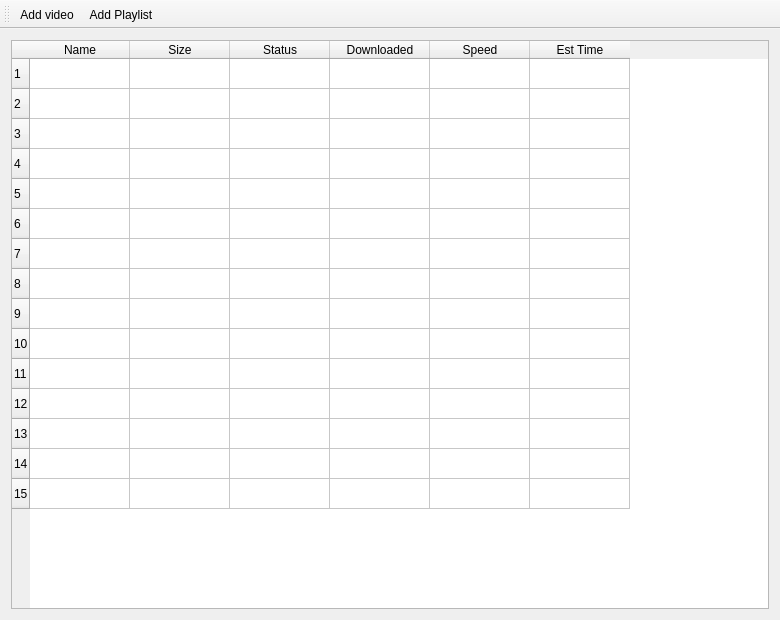
<?xml version="1.0" encoding="UTF-8"?>
<ui version="4.0">
 <class>MainWindow</class>
 <widget class="QMainWindow" name="MainWindow">
  <property name="geometry">
   <rect>
    <x>0</x>
    <y>0</y>
    <width>780</width>
    <height>620</height>
   </rect>
  </property>
  <property name="windowTitle">
   <string>MainWindow</string>
  </property>
  <widget class="QWidget" name="centralWidget">
   <property name="sizePolicy">
    <sizepolicy hsizetype="MinimumExpanding" vsizetype="MinimumExpanding">
     <horstretch>0</horstretch>
     <verstretch>0</verstretch>
    </sizepolicy>
   </property>
   <layout class="QHBoxLayout" name="horizontalLayout">
    <item>
     <widget class="QTableWidget" name="tableWidget">
      <property name="sizePolicy">
       <sizepolicy hsizetype="MinimumExpanding" vsizetype="Expanding">
        <horstretch>0</horstretch>
        <verstretch>0</verstretch>
       </sizepolicy>
      </property>
      <property name="frameShadow">
       <enum>QFrame::Sunken</enum>
      </property>
      <property name="sizeAdjustPolicy">
       <enum>QAbstractScrollArea::AdjustToContents</enum>
      </property>
      <property name="sortingEnabled">
       <bool>true</bool>
      </property>
      <property name="cornerButtonEnabled">
       <bool>true</bool>
      </property>
      <property name="rowCount">
       <number>15</number>
      </property>
      <property name="columnCount">
       <number>6</number>
      </property>
      <attribute name="horizontalHeaderCascadingSectionResizes">
       <bool>true</bool>
      </attribute>
      <attribute name="horizontalHeaderShowSortIndicator" stdset="0">
       <bool>true</bool>
      </attribute>
      <attribute name="horizontalHeaderStretchLastSection">
       <bool>false</bool>
      </attribute>
      <attribute name="verticalHeaderVisible">
       <bool>true</bool>
      </attribute>
      <attribute name="verticalHeaderCascadingSectionResizes">
       <bool>true</bool>
      </attribute>
      <attribute name="verticalHeaderHighlightSections">
       <bool>false</bool>
      </attribute>
      <attribute name="verticalHeaderShowSortIndicator" stdset="0">
       <bool>false</bool>
      </attribute>
      <attribute name="verticalHeaderStretchLastSection">
       <bool>false</bool>
      </attribute>
      <row/>
      <row/>
      <row/>
      <row/>
      <row/>
      <row/>
      <row/>
      <row/>
      <row/>
      <row/>
      <row/>
      <row/>
      <row/>
      <row/>
      <row/>
      <column>
       <property name="text">
        <string>Name</string>
       </property>
      </column>
      <column>
       <property name="text">
        <string>Size</string>
       </property>
      </column>
      <column>
       <property name="text">
        <string>Status</string>
       </property>
      </column>
      <column>
       <property name="text">
        <string>Downloaded</string>
       </property>
      </column>
      <column>
       <property name="text">
        <string>Speed</string>
       </property>
      </column>
      <column>
       <property name="text">
        <string>Est Time</string>
       </property>
      </column>
     </widget>
    </item>
   </layout>
  </widget>
  <widget class="QToolBar" name="toolBar">
   <property name="windowTitle">
    <string>toolBar</string>
   </property>
   <property name="allowedAreas">
    <set>Qt::AllToolBarAreas</set>
   </property>
   <property name="iconSize">
    <size>
     <width>72</width>
     <height>72</height>
    </size>
   </property>
   <property name="toolButtonStyle">
    <enum>Qt::ToolButtonTextUnderIcon</enum>
   </property>
   <property name="floatable">
    <bool>false</bool>
   </property>
   <attribute name="toolBarArea">
    <enum>TopToolBarArea</enum>
   </attribute>
   <attribute name="toolBarBreak">
    <bool>false</bool>
   </attribute>
   <addaction name="addVideo"/>
   <addaction name="addPlaylist"/>
  </widget>
  <action name="addVideo">
   <property name="icon">
    <iconset>
     <normalon>:/icon/icons/addvideo.png</normalon>
    </iconset>
   </property>
   <property name="text">
    <string>Add video</string>
   </property>
   <property name="toolTip">
    <string>Add Video</string>
   </property>
   <property name="shortcut">
    <string>Ctrl+V</string>
   </property>
  </action>
  <action name="addPlaylist">
   <property name="icon">
    <iconset resource="resource.qrc">
     <normaloff>:/icon/icons/addplaylist.png</normaloff>:/icon/icons/addplaylist.png</iconset>
   </property>
   <property name="text">
    <string>Add Playlist</string>
   </property>
   <property name="toolTip">
    <string>Add Playlist</string>
   </property>
   <property name="shortcut">
    <string>Ctrl+P</string>
   </property>
  </action>
 </widget>
 <layoutdefault spacing="6" margin="11"/>
 <resources>
  <include location="resource.qrc"/>
 </resources>
 <connections/>
</ui>
